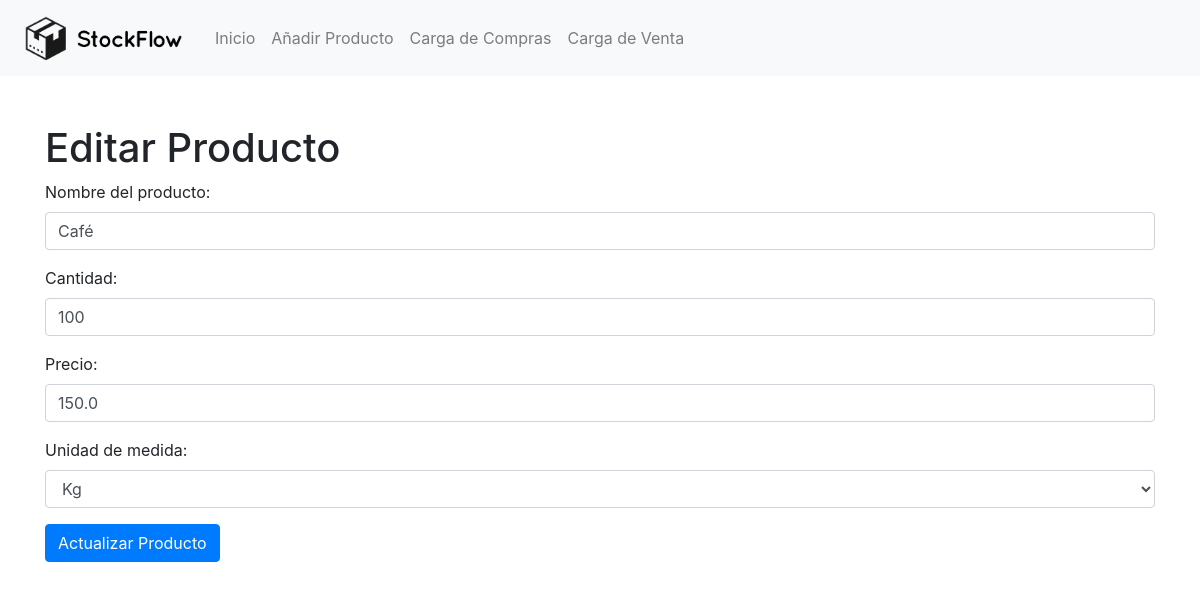
Page /edit_product/1 on the earlier database version.
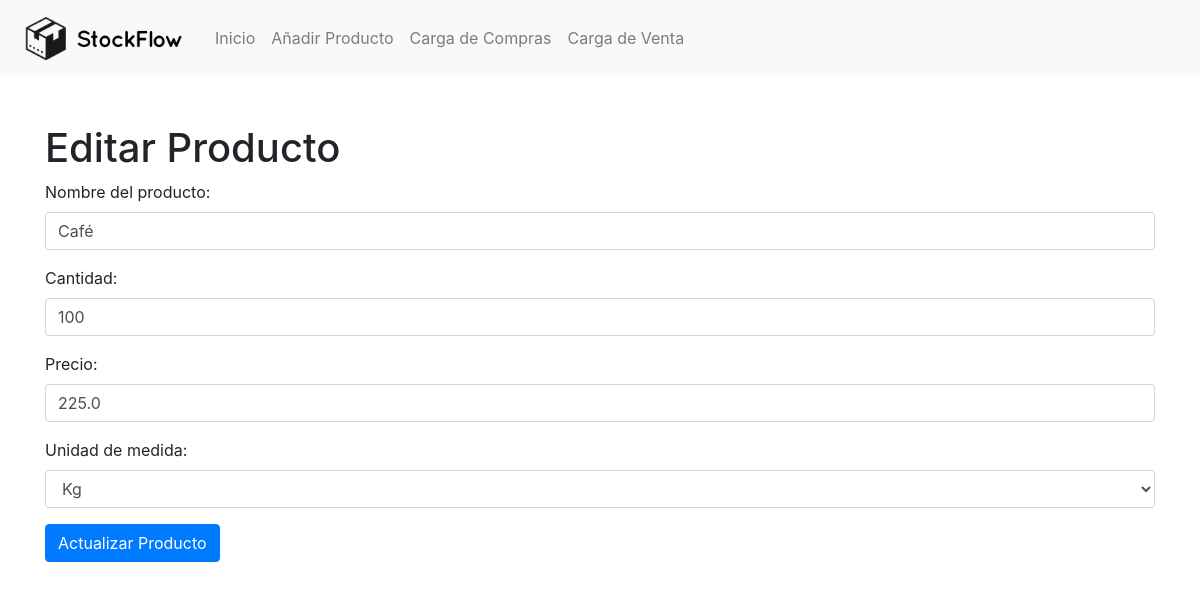
Same page on the later database version.
### tables this page shows
CREATE TABLE productos (
        id INTEGER PRIMARY KEY AUTOINCREMENT,
        nombre TEXT,
        cantidad INTEGER,
        precio REAL,
        unidad_medida TEXT DEFAULT 'unidades'
    );

### app.py (the view, shortened to what this page needs)
@app.route('/edit_product/<int:id>', methods=['GET', 'POST'])
def edit_product(id):
    producto = get_producto(id)
    return render_template('edit_product.html', producto=producto)

### app.py (called while the page is built)
def get_db():
    if 'db' not in g:
        g.db = sqlite3.connect('inventario.db')
        g.db.row_factory = sqlite3.Row
    return g.db

def get_producto(id):
    db = get_db()
    c = db.cursor()
    c.execute("SELECT * FROM productos WHERE id = ?", (id,))
    row = c.fetchone()
    if row:
        return dict(row)
    return None

### templates/edit_product.html (shortened to what this page needs)
{% extends "base.html" %}
{% block content %}
    <h1 class="mt-5">Editar Producto</h1>
    <form method="post" action="{{ url_for('edit_product', id=producto['id']) }}">
        <div class="form-group">
            <label for="nombre">Nombre del producto:</label>
            <input type="text" class="form-control" id="nombre" name="nombre" value="{{ producto['nombre'] }}" required>
        </div>
        <div class="form-group">
            <label for="cantidad">Cantidad:</label>
            <input type="number" class="form-control" id="cantidad" name="cantidad" value="{{ producto['cantidad'] }}" required>
        </div>
        <div class="form-group">
            <label for="precio">Precio:</label>
            <input type="number" step="0.01" class="form-control" id="precio" name="precio" value="{{ producto['precio'] }}" required>
        </div>
        <div class="form-group">
            <label for="unidad_medida">Unidad de medida:</label>
            <select class="form-control" id="unidad_medida" name="unidad_medida" required>
                <option value="kg" {% if producto['unidad_medida'] == 'kg' %}selected{% endif %}>Kg</option>
            </select>
        </div>
        <button type="submit" class="btn btn-primary">Actualizar Producto</button>
    </form>
{% endblock %}

Differences in the rows shown:
changed productos "Café": precio "150.0" → "225.0"
